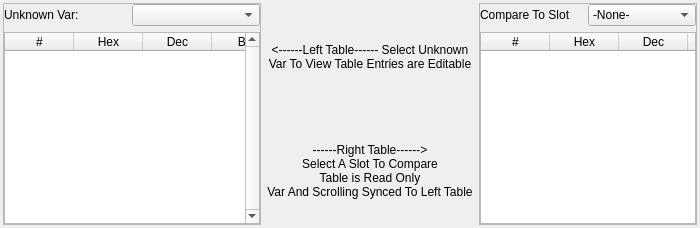
          <widget class="QWidget" name="tab_4">
           <attribute name="title">
            <string>Unknown Vars</string>
           </attribute>
           <layout class="QHBoxLayout" name="horizontalLayout_169">
            <property name="leftMargin">
             <number>3</number>
            </property>
            <property name="topMargin">
             <number>3</number>
            </property>
            <property name="rightMargin">
             <number>3</number>
            </property>
            <property name="bottomMargin">
             <number>3</number>
            </property>
            <item>
             <widget class="QFrame" name="table_unknown">
              <property name="frameShape">
               <enum>QFrame::StyledPanel</enum>
              </property>
              <property name="frameShadow">
               <enum>QFrame::Raised</enum>
              </property>
              <layout class="QVBoxLayout" name="verticalLayout_92">
               <property name="leftMargin">
                <number>0</number>
               </property>
               <property name="topMargin">
                <number>0</number>
               </property>
               <property name="rightMargin">
                <number>0</number>
               </property>
               <property name="bottomMargin">
                <number>0</number>
               </property>
               <item>
                <layout class="QHBoxLayout" name="horizontalLayout_154">
                 <property name="spacing">
                  <number>0</number>
                 </property>
                 <item>
                  <widget class="QLabel" name="label_227">
                   <property name="text">
                    <string>Unknown Var:</string>
                   </property>
                  </widget>
                 </item>
                 <item>
                  <widget class="QComboBox" name="comboZVar"/>
                 </item>
                </layout>
               </item>
               <item>
                <widget class="QTableWidget" name="tblUnknown">
                 <property name="sizePolicy">
                  <sizepolicy hsizetype="Preferred" vsizetype="Expanding">
                   <horstretch>0</horstretch>
                   <verstretch>0</verstretch>
                  </sizepolicy>
                 </property>
                 <property name="verticalScrollBarPolicy">
                  <enum>Qt::ScrollBarAlwaysOn</enum>
                 </property>
                 <property name="horizontalScrollBarPolicy">
                  <enum>Qt::ScrollBarAlwaysOff</enum>
                 </property>
                 <attribute name="horizontalHeaderDefaultSectionSize">
                  <number>69</number>
                 </attribute>
                 <attribute name="horizontalHeaderHighlightSections">
                  <bool>false</bool>
                 </attribute>
                 <attribute name="verticalHeaderVisible">
                  <bool>false</bool>
                 </attribute>
                 <attribute name="verticalHeaderDefaultSectionSize">
                  <number>36</number>
                 </attribute>
                 <column>
                  <property name="text">
                   <string>#</string>
                  </property>
                 </column>
                 <column>
                  <property name="text">
                   <string>Hex</string>
                  </property>
                 </column>
                 <column>
                  <property name="text">
                   <string>Dec</string>
                  </property>
                 </column>
                 <column>
                  <property name="text">
                   <string>Bin</string>
                  </property>
                 </column>
                 <column>
                  <property name="text">
                   <string/>
                  </property>
                 </column>
                </widget>
               </item>
              </layout>
             </widget>
            </item>
            <item>
             <layout class="QVBoxLayout" name="verticalLayout_97">
              <item>
               <widget class="QLabel" name="label_228">
                <property name="sizePolicy">
                 <sizepolicy hsizetype="Preferred" vsizetype="Preferred">
                  <horstretch>0</horstretch>
                  <verstretch>0</verstretch>
                 </sizepolicy>
                </property>
                <property name="text">
                 <string>&lt;------Left Table------
Select Unknown Var To View
Table Entries are Editable</string>
                </property>
                <property name="alignment">
                 <set>Qt::AlignCenter</set>
                </property>
                <property name="wordWrap">
                 <bool>true</bool>
                </property>
               </widget>
              </item>
              <item>
               <widget class="QLabel" name="label_235">
                <property name="text">
                 <string>------Right Table------&gt;
Select A Slot To Compare
Table is Read Only
Var And Scrolling Synced To Left Table</string>
                </property>
                <property name="alignment">
                 <set>Qt::AlignCenter</set>
                </property>
                <property name="wordWrap">
                 <bool>true</bool>
                </property>
               </widget>
              </item>
             </layout>
            </item>
            <item>
             <widget class="QFrame" name="compare_table">
              <property name="sizePolicy">
               <sizepolicy hsizetype="Preferred" vsizetype="Expanding">
                <horstretch>0</horstretch>
                <verstretch>0</verstretch>
               </sizepolicy>
              </property>
              <property name="minimumSize">
               <size>
                <width>218</width>
                <height>0</height>
               </size>
              </property>
              <property name="maximumSize">
               <size>
                <width>218</width>
                <height>16777215</height>
               </size>
              </property>
              <property name="frameShape">
               <enum>QFrame::StyledPanel</enum>
              </property>
              <property name="frameShadow">
               <enum>QFrame::Raised</enum>
              </property>
              <layout class="QVBoxLayout" name="verticalLayout_32">
               <property name="leftMargin">
                <number>0</number>
               </property>
               <property name="topMargin">
                <number>0</number>
               </property>
               <property name="rightMargin">
                <number>0</number>
               </property>
               <property name="bottomMargin">
                <number>0</number>
               </property>
               <item>
                <layout class="QHBoxLayout" name="horizontalLayout_164">
                 <property name="spacing">
                  <number>0</number>
                 </property>
                 <item>
                  <widget class="QLabel" name="label_234">
                   <property name="text">
                    <string>Compare To Slot</string>
                   </property>
                  </widget>
                 </item>
                 <item>
                  <widget class="QComboBox" name="comboCompareSlot">
                   <property name="sizePolicy">
                    <sizepolicy hsizetype="Preferred" vsizetype="Fixed">
                     <horstretch>0</horstretch>
                     <verstretch>0</verstretch>
                    </sizepolicy>
                   </property>
                   <property name="currentIndex">
                    <number>0</number>
                   </property>
                   <property name="insertPolicy">
                    <enum>QComboBox::InsertAtTop</enum>
                   </property>
                   <item>
                    <property name="text">
                     <string>-None-</string>
                    </property>
                   </item>
                   <item>
                    <property name="text">
                     <string notr="true">1</string>
                    </property>
                   </item>
                   <item>
                    <property name="text">
                     <string notr="true">2</string>
                    </property>
                   </item>
                   <item>
                    <property name="text">
                     <string notr="true">3</string>
                    </property>
                   </item>
                   <item>
                    <property name="text">
                     <string notr="true">4</string>
                    </property>
                   </item>
                   <item>
                    <property name="text">
                     <string notr="true">5</string>
                    </property>
                   </item>
                   <item>
                    <property name="text">
                     <string notr="true">6</string>
                    </property>
                   </item>
                   <item>
                    <property name="text">
                     <string notr="true">7</string>
                    </property>
                   </item>
                   <item>
                    <property name="text">
                     <string notr="true">8</string>
                    </property>
                   </item>
                   <item>
                    <property name="text">
                     <string notr="true">9</string>
                    </property>
                   </item>
                   <item>
                    <property name="text">
                     <string notr="true">10</string>
                    </property>
                   </item>
                   <item>
                    <property name="text">
                     <string notr="true">11</string>
                    </property>
                   </item>
                   <item>
                    <property name="text">
                     <string notr="true">12</string>
                    </property>
                   </item>
                   <item>
                    <property name="text">
                     <string notr="true">13</string>
                    </property>
                   </item>
                   <item>
                    <property name="text">
                     <string notr="true">14</string>
                    </property>
                   </item>
                   <item>
                    <property name="text">
                     <string notr="true">15</string>
                    </property>
                   </item>
                  </widget>
                 </item>
                </layout>
               </item>
               <item>
                <widget class="QTableWidget" name="tblCompareUnknown">
                 <property name="sizePolicy">
                  <sizepolicy hsizetype="Preferred" vsizetype="Expanding">
                   <horstretch>0</horstretch>
                   <verstretch>0</verstretch>
                  </sizepolicy>
                 </property>
                 <property name="minimumSize">
                  <size>
                   <width>0</width>
                   <height>0</height>
                  </size>
                 </property>
                 <property name="maximumSize">
                  <size>
                   <width>16777215</width>
                   <height>16777215</height>
                  </size>
                 </property>
                 <property name="verticalScrollBarPolicy">
                  <enum>Qt::ScrollBarAlwaysOff</enum>
                 </property>
                 <property name="horizontalScrollBarPolicy">
                  <enum>Qt::ScrollBarAlwaysOff</enum>
                 </property>
                 <attribute name="horizontalHeaderDefaultSectionSize">
                  <number>69</number>
                 </attribute>
                 <attribute name="horizontalHeaderHighlightSections">
                  <bool>false</bool>
                 </attribute>
                 <attribute name="verticalHeaderVisible">
                  <bool>false</bool>
                 </attribute>
                 <attribute name="verticalHeaderDefaultSectionSize">
                  <number>36</number>
                 </attribute>
                 <column>
                  <property name="text">
                   <string>#</string>
                  </property>
                 </column>
                 <column>
                  <property name="text">
                   <string>Hex</string>
                  </property>
                 </column>
                 <column>
                  <property name="text">
                   <string>Dec</string>
                  </property>
                 </column>
                 <column>
                  <property name="text">
                   <string>Bin</string>
                  </property>
                 </column>
                 <column>
                  <property name="text">
                   <string/>
                  </property>
                 </column>
                </widget>
               </item>
              </layout>
             </widget>
            </item>
           </layout>
          </widget>
